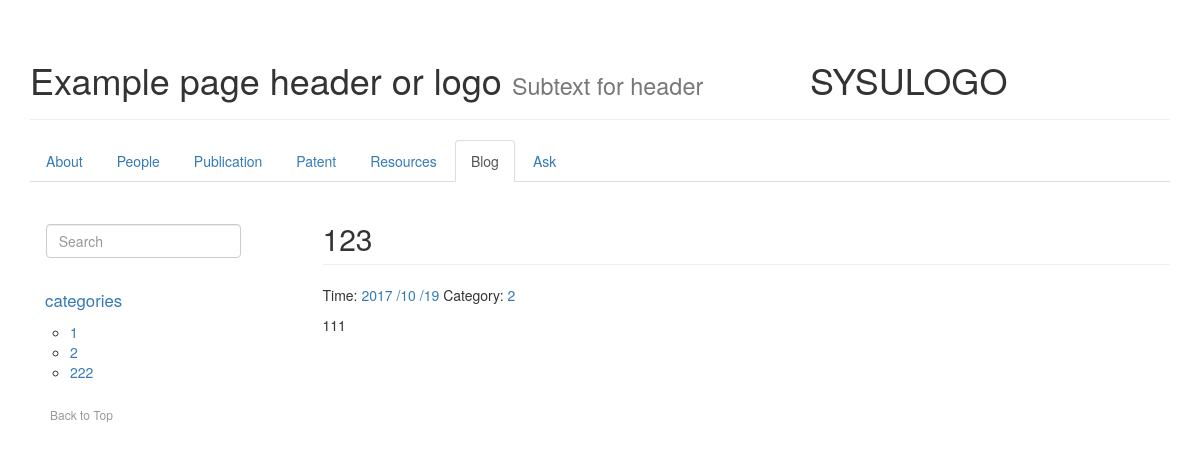
Page /blog/detail/3 on the committed database.
### IMS/models.py (models this page shows, shortened)
class blog(models.Model):
    title=models.CharField(max_length=100)
    category = models.CharField(max_length=50, blank=True)
    date_time = models.DateTimeField(auto_now_add=True,null=True)
    content = models.TextField(null=True)
    class Meta:
        ordering = ['-date_time']

### IMS/views.py (the view)
# urls.py: url(r'^blog/detail/(?P<id>\d+)$', IMSview.blogDetail, name='blogDetail'),
def blogDetail(request, id):
    categories = blog.objects.all().values('category').distinct().order_by('category')
    try:
        post = blog.objects.get(id=str(id))
    except blog.DoesNotExist:
        raise Http404
    return render(request, 'blogDetail.html', {'post': post,'title':post.title,'categories':categories})

### templates/blogDetail.html (shortened to what this page needs)
{% extends "base.html" %}
{% load markdown_deux_tags %}
{% block content %}
    <ul class="nav nav-tabs" role="tablist">
        <li role="presentation"><a href="/">About</a></li>
        <li role="presentation"><a href="/people/">People</a></li>
        <li role="presentation"><a href="/publication/" role="tab">Publication</a></li>
        <li role="presentation"><a href="#messages" role="tab">Patent</a></li>
        <li role="presentation"><a href="#settings">Resources</a></li>
        <li role="presentation" class="active"><a href="/blog/">Blog</a></li>
        <li role="presentation"><a href="#settings">Ask</a></li>
    </ul>
    <div class="row">
        <div class="col-md-3">
            <div class="row-toolbar" style="margin-top:16%; margin-left:6%;">
                <form class="form-inline" action="/blog/search/" method="get">
                    <div class="form-group">
                        <input type="text" class="form-control" placeholder="Search" name="search">
                    </div>
                </form>
            </div>
            <nav class="hidden-print hidden-xs hidden-sm">
                <ul class="nav bs-docs-sidenav">
                    <li>
                        <a href="#top" style="font-size:120%">categories</a>
                        <ul>
                            {% for item in categories %}
                            <li><a href="/blog/tag/{{ item.category }}">{{ item.category }}</a></li>
                            {% endfor %}
                        </ul>
                    </li>
                </ul>
                <a class="back-to-top" href="#top">
                    Back to Top
                </a>
            </nav>
        </div>
     <div class="posts bs-docs-section col-md-9">
        <section class="post">
            <header class="post-header">
                {% if post.title != "" %}
                    <h2 class="post-title page-header">{{ post.title }}</h2>
                    <p class="post-meta">
                        Time: <a class="post-author" href="#">{{ post.date_time|date:"Y /m /d" }}</a>
                        Category: <a class="post-category post-category-js"
                           href="{% url "blogTag" tag=post.category %}">{{ post.category|title }}</a>
                    </p>
                    </header>
                    <div class="post-description">
                        <p>
                            {{ post.content|markdown:'recipe' }}
                        </p>
                    </div>
                {% endif %}
        </section>
    </div>
    </div>
{% endblock %}

### rows in the picture
blog: title "123", date_time "2017 /10 /19", category "2", content "111"

### other values in the picture
{{ item.category }} "1" "2" "222"
